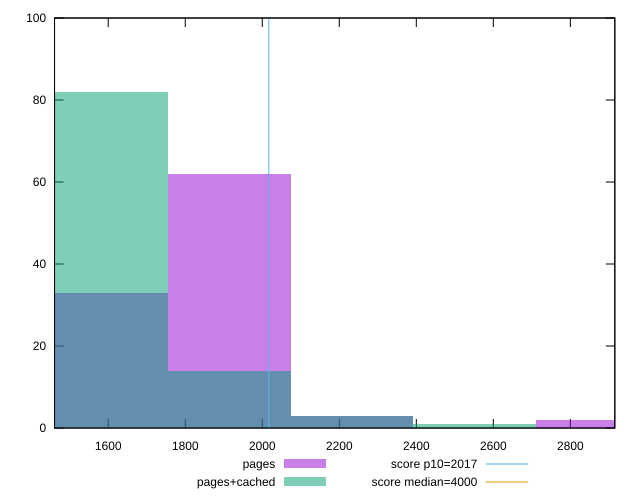

Here is the gnuplot script that generated this plot:
reset

$pages <<EOF
2870.989151771275 2
2232.991562488769 3
1913.9927678475165 62
1594.9939732062637 33
EOF

$pagesCached <<EOF
2551.990357130022 1
1594.9939732062637 82
2232.991562488769 3
1913.9927678475165 14
EOF

set key outside below
set boxwidth 318.99879464125274
set xrange [1460.5519999999988:2915.527999999997]
set yrange [0:100]
set trange [0:100]
set style fill transparent solid 0.5 noborder

set parametric
set terminal svg size 640, 500 enhanced background rgb 'white'
set output "report_00026_2021-02-22T21:38:55.199Z/mainthread-work-breakdown/comparison/histogram/0_vs_1.svg"

plot $pages title "pages" with boxes, \
     $pagesCached title "pages+cached" with boxes, \
     2017,t title "score p10=2017", \
     4000,t title "score median=4000"

reset
